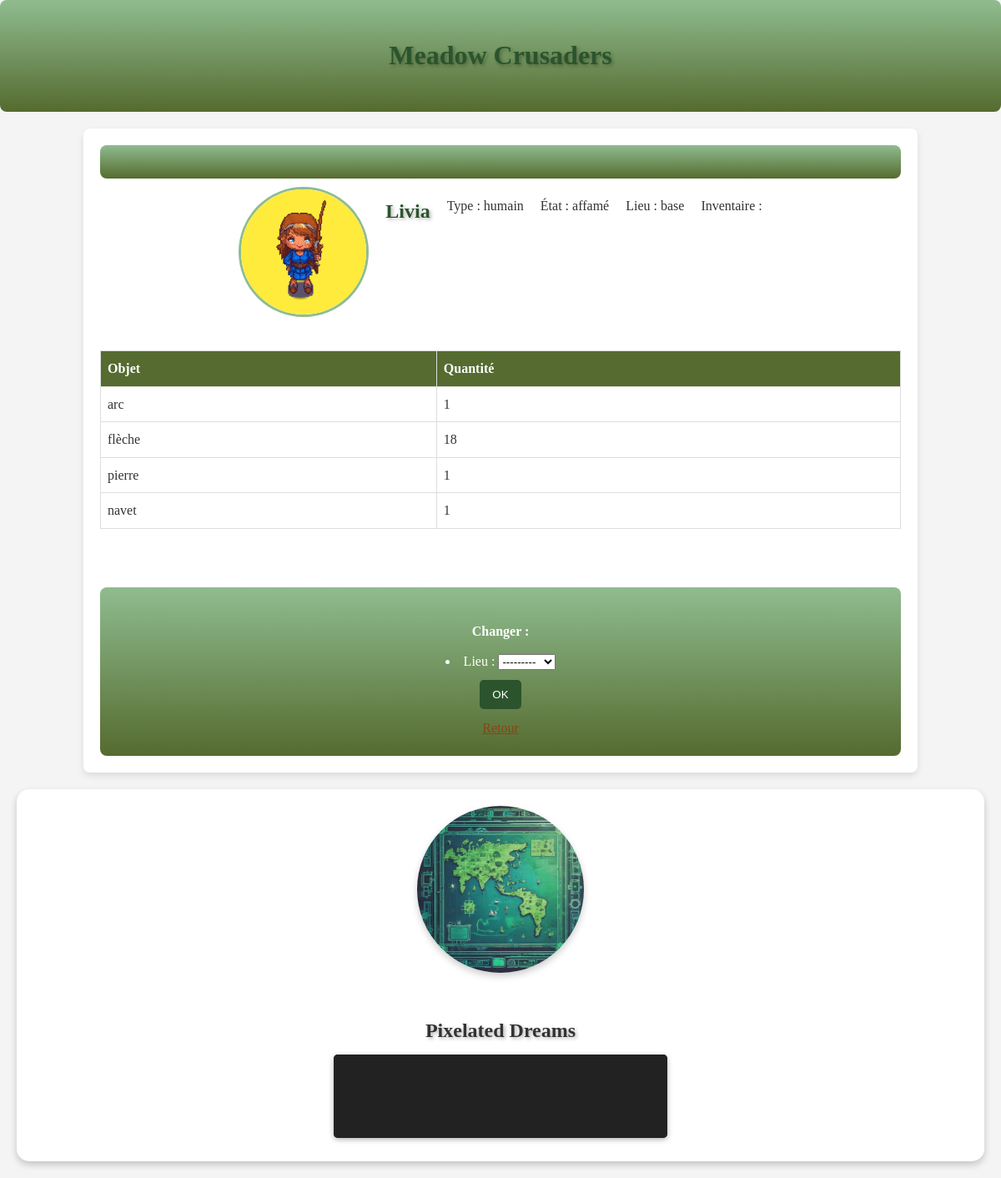
Page /chara/Livia/ on the committed database.
### play/models.py (models this page shows, shortened)
class Character(models.Model):
    nom = models.CharField(max_length=100 , primary_key= True)
    etat = models.CharField(max_length=20)
    type = models.CharField(max_length=20 )
    photo = models.CharField(max_length=200)
    lieu = models.ForeignKey(Equipement, on_delete=models.SET_NULL, null=True)
    inventaire = models.JSONField(default=list)

class Equipement(models.Model):
    id = models.CharField(max_length=100 , primary_key= True)
    disponibilite = models.CharField(max_length=20)
    capacite = models.IntegerField()
    photo = models.CharField(max_length=200)
    def __str__(self):
        return self.id

### play/views.py (the view)
# urls.py: path('chara/<str:nom>/', views.chara_detail, name='chara_detail'),
def chara_detail(request,nom):
    chara = get_object_or_404(Character, nom = nom)
    ancien_lieu = chara.lieu
    charas_in_lieu = Character.objects.filter(lieu = ancien_lieu)
    if request.method == "POST":
        form = MoveForm(request.POST, instance=chara)
        if form.is_valid():
            form.save(commit="False")
            nouveau_lieu = get_object_or_404(Equipement, id=chara.lieu.id)
            if nouveau_lieu == ancien_lieu and (chara.etat != "affamé" and chara.lieu != "base"):
                message = f"{chara.nom} est déjà dans ce lieu"
                return render(request, 'play/chara_detail.html', {'chara': chara, 'lieu': chara.lieu, 'form': form, 'message': message, 'charas_in_lieu': charas_in_lieu})
            print("nouveau_lieu : ", nouveau_lieu)
            if nouveau_lieu.disponibilite == "libre":
                print("Le nouveau lieu est bien libre")
                nbr = Character.objects.filter(lieu=nouveau_lieu).count()
                if nouveau_lieu.id == "champs" and chara.etat != "repu":
                    print(" ne peut pas aller travailler la terre dans cet état de fatigu")
                    message = f"{chara.nom} ne peut pas aller travailler la terre dans cet état "
                    return render(request, 'play/chara_detail.html', {'chara': chara, 'lieu': chara.lieu, 'form': form, 'message': message, 'charas_in_lieu': charas_in_lieu})
                if nouveau_lieu.id == "mine" and chara.etat != "repu":
                    print(" ne peut pas aller travailler dans la mine dans cet état de fatigu")
                    message = f"{chara.nom} ne peut pas aller travailler dans la mine dans cet état "
                    return render(request, 'play/chara_detail.html', {'chara': chara, 'lieu': chara.lieu, 'form': form, 'message': message, 'charas_in_lieu': charas_in_lieu})
                if nouveau_lieu.id == "foret" and chara.etat == "fatigué":
                    print(" ne peut pas aller se balader en foret")
                    message = f"{chara.nom} ne peut pas se balader en forêt dans cet état de fatigue"
                    return render(request, 'play/chara_detail.html', {'chara': chara, 'lieu': chara.lieu, 'form': form, 'message': message, 'charas_in_lieu': charas_in_lieu})
                if nbr >= nouveau_lieu.capacite : # On regarde si le lieu est rempli (en comptant le nouveau personnage)
                    print("on est dans le if")
                    nouveau_lieu.disponibilite = "occupé"
                nouveau_lieu.save()
                ancien_lieu.disponibilite = "libre"
                ancien_lieu.save()
                print("nouveau_lieu : " + nouveau_lieu.id)
                if nouveau_lieu.id == "champs" and chara.etat == "repu":
                        chara.etat = "fatigué"
                        n = random.randint(0,3)
                        controle = 0
                        if n == 0 : # ajout de la patate douce
                            for objet in chara.inventaire :
                                if objet[0] == "patate douce" :
                                    objet[1] += 1
                                    controle = 1
                                    break
                            if controle == 0 :
                                chara.inventaire.append(["patate douce" , 1])
                            message =f"{chara.nom} vient de déterrer une patate douce"
                        controle = 0
                        if n == 1 : # ajout de la carotte
                            for objet in chara.inventaire :
                                if objet[0] == "carotte" :
                                    objet[1] += 1
                                    controle = 1
                                    break
                            if controle == 0 :
                                chara.inventaire.append(["carotte" , 1])
                            message = f"{chara.nom} vient de déterrer une carotte"
                        controle = 0
                        if n == 2 : # ajout du navet
                            for objet in chara.inventaire :
                                if objet[0] == "navet" :
                                    objet[1] += 1
                                    controle = 1
                                    break
                            if controle == 0 :
                                chara.inventaire.append(["navet" , 1])
                            message = f"{chara.nom} vient de déterrer un navet"
                        controle = 0
                        if n == 3 : # ajout de l'igname
                            for objet in chara.inventaire :
                                if objet[0] == "igname" :
                                    objet[1] += 1
                                    controle = 1
                                    break
                            if controle == 0 :
                                chara.inventaire.append(["igname" , 1])
                            message = f"{chara.nom} vient de déterrer un igname"
                        chara.save()
                elif nouveau_lieu.id == "mine" and chara.etat == "repu":
                    chara.etat = "fatigué"
                    n = random.randint(0,100)
                    controle = 0
                    if 0 <= n <60 : # ajout de la pierre
                        for objet in chara.inventaire :
                            if objet[0] == "pierre" :
                                objet[1] += 1
                                controle = 1
                                break
                        if controle == 0 :
                            chara.inventaire.append(["pierre" , 1])
                        message = f"{chara.nom} a miné de la pierre !"
                    controle = 0
                    if 60 <= n <80 : # ajout du charbon
                        for objet in chara.inventaire :
                            if objet[0] == "charbon" :
                                objet[1] += 1
                                controle = 1
                                break
                        if controle == 0 :
                            chara.inventaire.append(["charbon" , 1])
                        message = f"{chara.nom} a miné de du charbon !"
                    controle = 0
                    if  80 <= n <95 : # ajout de fer
                        for objet in chara.inventaire :
                            if objet[0] == "fer" :
                                objet[1] += 1
                                controle = 1
                                break
                        if controle == 0 :
                            chara.inventaire.append(["fer" , 1])
                        message = f"{chara.nom} a miné du fer !!"
                    controle = 0
                    if  95 <= n <100 : # ajout d' or
                        for objet in chara.inventaire :
                            if objet[0] == "or" :
                                objet[1] += 1
                                controle = 1
                                break
                        if controle == 0 :
                            chara.inventaire.append(["or" , 1])
                        message = f"{chara.nom} a miné de l'or !!!!!!!!!"
                    chara.save()
                elif nouveau_lieu.id == "base" and chara.etat == "fatigué":
                    chara.etat = "affamé"
                    message = f"{chara.nom} s'est bien reposé(e) dans la base"
                    chara.save()
                elif nouveau_lieu.id == "base" and chara.etat == "affamé":
                    controle1 = 0
                    for objet in chara.inventaire :
                        if objet[0] == "patate douce" or  objet[0] == "pomme" or objet[0] == "navet" or objet[0] == "carotte" or objet[0] == "igname" or  objet[0] == "champignon" or objet[0] == "baie" :
                            objet[1] = objet[1] - 1
                            if objet[1] == 0:
                                chara.inventaire.remove(objet)
                            message = f"{chara.nom} a mangé un(e) " + objet[0] + " dans la base"
                            controle1 = 1
                            chara.etat = "repu"
                        controle1 == 1
                    if controle1 == 0 :
                        message = f"{chara.nom} n'a rien à manger autant aller dans la forêt pour un rammasser un champignon ou deux"
                    chara.save()
                elif nouveau_lieu.id == "foret" and chara.etat == "repu":
                    chara.etat = "fatigué"
                    controle = 0
                    for objet in chara.inventaire :
                        if objet[0] == "bois" :
                            objet[1] += 1
                            controle = 1
                            break
                    if controle == 0 :
                        chara.inventaire.append(["bois" , 1])
                    message = f"{chara.nom} a coupé du bois dans la forêt..."
                    chara.save()
                elif nouveau_lieu.id == "foret" and chara.etat == "affamé":
                    chara.etat = "fatigué"
                    n = random.randint(0,100)
                    controle = 0
                    if 0 <= n <60 : # ajout d'un champignon
                        for objet in chara.inventaire :
                            if objet[0] == "champignon" :
                                objet[1] += 1
                                controle = 1
                                break
                        if controle == 0 :
                            chara.inventaire.append(["champignon" , 1])
                        message = f"{chara.nom} a ramassé un champignon dans la forêt, espérons qu'il soit comestible..."
                    controle = 0
                    if 60 <= n <80 : # ajout du baie
                        for objet in chara.inventaire :
                            if objet[0] == "baie" :
                                objet[1] += 1
                                controle = 1
                                break
                        if controle == 0 :
                            chara.inventaire.append(["baie" , 1])
                        message = f"{chara.nom} a ramassé une baie dans la forêt, espérons qu'elle soit comestible..."
                    controle = 0
                    if  80 <= n <95 : # ajout de pomme
                        for objet in chara.inventaire :
                            if objet[0] == "pomme" :
                                objet[1] += 1
                                controle = 1
                                break
                        if controle == 0 :
                            chara.inventaire.append(["pomme" , 1])
                        message = f"{chara.nom} a ramassé une pomme dans la forêt !"
                    controle = 0
                    if  95 <= n <100 : # ajout de morceaux de étoile
                        for objet in chara.inventaire :
                            if objet[0] == "morceau d'étoile" :
                                objet[1] += 1
                                controle = 1
                                break
                        if controle == 0 :
                            chara.inventaire.append(["morceau d'étoile" , 1])
                        message = f"{chara.nom} a ramassé un ... morceau d'étoile !? À quoi ça pourrait nous servir ?"
                    chara.save()
            else:
                chara.lieu = ancien_lieu
                chara.save()
                occupants = Character.objects.filter(lieu=nouveau_lieu)
                occupants_names = ", ".join([o.nom for o in occupants])
                print(occupants_names)
                message = f"Le lieu est déjà occupé par {occupants_names}"
                return render(request, 'play/chara_detail.html', {'chara': chara, 'lieu': chara.lieu, 'form': form, 'message': message, 'charas_in_lieu': charas_in_lieu})
            return render(request, 'play/chara_detail.html', {'chara': chara, 'lieu': chara.lieu, 'form': form, 'message': message, 'charas_in_lieu': charas_in_lieu})
    else:
        form = MoveForm()
        return render(request,'play/chara_detail.html', {'chara': chara, 'lieu': chara.lieu, 'form': form})

### play/forms.py
class MoveForm(forms.ModelForm):
    class Meta:
        model = Character
        fields = ('lieu',)

### play/templates/play/chara_detail.html (shortened to what this page needs)
{% extends 'play/base.html' %}
{% load static %}
{% block content %}
<div class="page-header">
</div>
<div class="character">
    <img src="{% static chara.photo %}" alt="{{ chara.nom }}">
    <h2>{{ chara.nom }}</h2>
    <p>Type : {{ chara.type }}</p>
    <p>État : {{ chara.etat }}</p>
    <p>Lieu : {{ chara.lieu }}</p>
    <p>Inventaire :
        <table>
            <thead>
                <tr>
                    <th>Objet</th>
                    <th>Quantité</th>
                </tr>
            </thead>
            <tbody>
                {% for item in chara.inventaire %}
                    <tr>
                        <td>{{ item.0 }}</td>
                        <td>{{ item.1 }}</td>
                    </tr>
                {% endfor %}
            </tbody>
        </table>
    </p>
</div>
<div class="page-header">
    <form method="POST" class="post-form">{% csrf_token %}
        <b>Changer :</b> {{ form.as_ul }}
        <button type="submit">OK</button>
        <a href="{% url 'home' %}">Retour</a>
    </form>
</div>
{% endblock %}

### play/static/css/play.css (style rules this page uses)
body { background-color: #f4f4f4; font-family: 'Georgia', serif; color: #333; margin: 0; padding: 0; line-height: 1.6; }
h1, h2 { color: #2b542c; font-family: 'Merriweather', serif; text-shadow: 2px 2px 4px rgba(0, 0, 0, 0.3); }
a { text-decoration: none; color: #2b542c; }
.page-header { background: linear-gradient(to bottom, #8fbc8f, #556b2f); color: white; padding: 20px; text-align: center; border-radius: 8px; }
.character { display: flex; flex-wrap: wrap; gap: 20px; justify-content: center; padding: 10px 0; }
.character img { width: 150px; height: 150px; object-fit: cover; border-radius: 50%; border: 3px solid #8fbc8f; }
.character h2, .character p { text-align: center; margin: 10px 0; }
.character table { width: 100%; border-collapse: collapse; margin: 20px 0; }
.character table th, .character table td { border: 1px solid #ddd; padding: 8px; text-align: left; }
.character table th { background-color: #556b2f; color: white; }
form { display: flex; flex-direction: column; gap: 10px; align-items: center; margin-top: 20px; }
form button { background-color: #2b542c; color: white; padding: 10px 15px; border: none; border-radius: 5px; cursor: pointer; }
form a { text-decoration: underline; color: #8b4513; }

### rows in the picture
Character: photo+nom (picture), nom "Livia", type "humain", etat "affamé", lieu "base"

### other values in the picture
{{ item.0 }} "arc" "flèche" "pierre" "navet"
{{ item.1 }} "1" "18" "1" "1"
